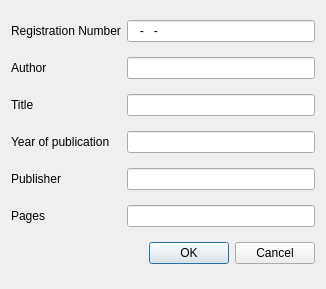
<?xml version="1.0" encoding="UTF-8"?>
<ui version="4.0">
 <class>AddTaskDialog</class>
 <widget class="QDialog" name="AddTaskDialog">
  <property name="geometry">
   <rect>
    <x>0</x>
    <y>0</y>
    <width>326</width>
    <height>289</height>
   </rect>
  </property>
  <property name="windowTitle">
   <string>Dialog</string>
  </property>
  <layout class="QGridLayout" name="gridLayout">
   <item row="0" column="0">
    <widget class="QLabel" name="label">
     <property name="text">
      <string>Registration Number</string>
     </property>
    </widget>
   </item>
   <item row="0" column="1">
    <widget class="QLineEdit" name="Number">
     <property name="inputMask">
      <string>999-999-999</string>
     </property>
    </widget>
   </item>
   <item row="1" column="0">
    <widget class="QLabel" name="label_2">
     <property name="text">
      <string>Author</string>
     </property>
    </widget>
   </item>
   <item row="1" column="1">
    <widget class="QLineEdit" name="Author"/>
   </item>
   <item row="2" column="0">
    <widget class="QLabel" name="label_3">
     <property name="text">
      <string>Title</string>
     </property>
    </widget>
   </item>
   <item row="2" column="1">
    <widget class="QLineEdit" name="Title">
     <property name="placeholderText">
      <string/>
     </property>
    </widget>
   </item>
   <item row="3" column="0">
    <widget class="QLabel" name="label_4">
     <property name="text">
      <string>Year of publication</string>
     </property>
    </widget>
   </item>
   <item row="3" column="1">
    <widget class="QLineEdit" name="year"/>
   </item>
   <item row="4" column="0">
    <widget class="QLabel" name="label_5">
     <property name="text">
      <string>Publisher</string>
     </property>
    </widget>
   </item>
   <item row="4" column="1">
    <widget class="QLineEdit" name="publisher"/>
   </item>
   <item row="5" column="0">
    <widget class="QLabel" name="label_6">
     <property name="layoutDirection">
      <enum>Qt::LeftToRight</enum>
     </property>
     <property name="text">
      <string>Pages</string>
     </property>
    </widget>
   </item>
   <item row="5" column="1">
    <widget class="QLineEdit" name="pages"/>
   </item>
   <item row="6" column="0" colspan="2">
    <widget class="QDialogButtonBox" name="buttonBox">
     <property name="orientation">
      <enum>Qt::Horizontal</enum>
     </property>
     <property name="standardButtons">
      <set>QDialogButtonBox::Cancel|QDialogButtonBox::Ok</set>
     </property>
    </widget>
   </item>
  </layout>
 </widget>
 <resources/>
 <connections>
  <connection>
   <sender>buttonBox</sender>
   <signal>accepted()</signal>
   <receiver>AddTaskDialog</receiver>
   <slot>accept()</slot>
   <hints>
    <hint type="sourcelabel">
     <x>248</x>
     <y>254</y>
    </hint>
    <hint type="destinationlabel">
     <x>157</x>
     <y>274</y>
    </hint>
   </hints>
  </connection>
  <connection>
   <sender>buttonBox</sender>
   <signal>rejected()</signal>
   <receiver>AddTaskDialog</receiver>
   <slot>reject()</slot>
   <hints>
    <hint type="sourcelabel">
     <x>316</x>
     <y>260</y>
    </hint>
    <hint type="destinationlabel">
     <x>286</x>
     <y>274</y>
    </hint>
   </hints>
  </connection>
 </connections>
</ui>
